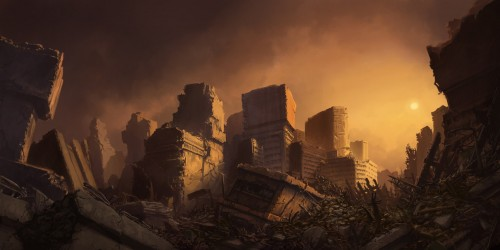
#> input picture source/imput1.jpeg, 500 x 250 px, found by its file name
$ python 19_gamma.py
#> lines starting #> are read from the running program, lines starting #| are printed output that depends on the picture
import cv2
import numpy as np

# Open the image.
img = cv2.imread('source/imput1.jpeg',0)
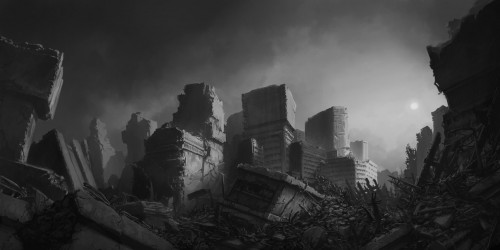
#> img: shape (250, 500); min 3, max 226, mean 58.9

cv2.imshow('Original',img)
# Trying 4 gamma values.
for gamma in [0.1, 0.5, 1.2, 2.2]:

	# Apply gamma correction.
	gamma_corrected = np.array(255*(img / 255) ** gamma, dtype = 'uint8')

	# Save edited images.
	cv2.imshow('gamma_transformed'+str(gamma)+'.jpg', gamma_corrected)
#> this loop made 4 passes
#> pass 1, `gamma_corrected = np.array(255*(img / 255) ** gamma, dtype = 'uint8')`:
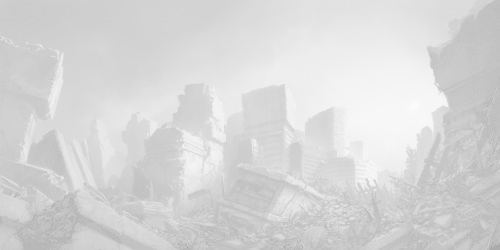
#> gamma_corrected: shape (250, 500); min 163, max 251, mean 214.9
#> pass 2, `gamma_corrected = np.array(255*(img / 255) ** gamma, dtype = 'uint8')`:
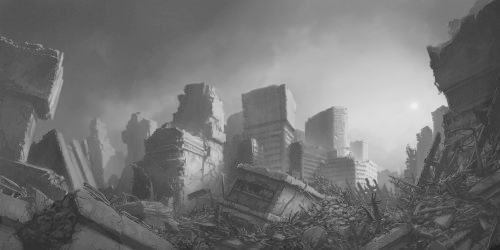
#> gamma_corrected: shape (250, 500); min 27, max 240, mean 114.7


# Function to map each intensity level to output intensity level.
def pixelVal(pix, r1, s1, r2, s2):
    if (0 <= pix and pix <= r1):
        return (s1 / r1)*pix
    elif (r1 < pix and pix <= r2):
        return ((s2 - s1)/(r2 - r1)) * (pix - r1) + s1
    else:
        return ((255 - s2)/(255 - r2)) * (pix - r2) + s2

# Open the image.
img = cv2.imread('source/imput1.jpeg')
#> img is the input picture: shape (250, 500, 3); mean B, G, R 34.8, 52.4, 81

# Define parameters.
r1 = 70
s1 = 0
r2 = 140
s2 = 255

# Vectorize the function to apply it to each value in the Numpy array.
pixelVal_vec = np.vectorize(pixelVal)

# Apply contrast stretching.
contrast_stretched = pixelVal_vec(img, r1, s1, r2, s2)
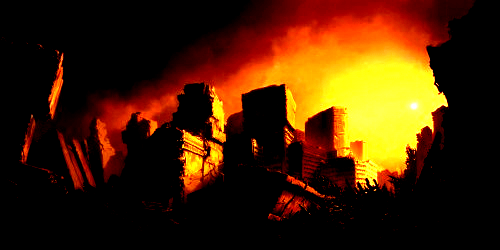
#> contrast_stretched: shape (250, 500, 3) float64; mean B, G, R 3.6, 33.8, 67.5

# Save edited image.
cv2.imshow('contrast_stretch.jpg', contrast_stretched)
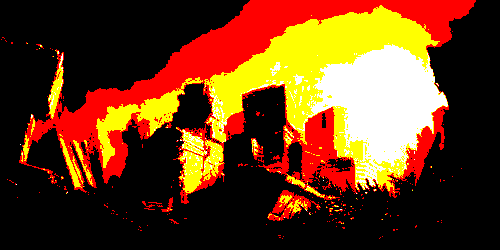
#> window 'contrast_stretch.jpg': shape (250, 500, 3); mean B, G, R 22.8, 58.1, 103.1

cv2.waitKey(0)
cv2.destroyAllWindows()

$ run again, with source/input2.jpeg copied over source/imput1.jpeg
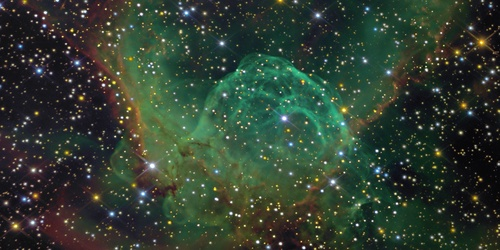
#> input picture source/input2.jpeg, 500 x 250 px, found by its file name
#> the loop `for gamma in [0.1, 0.5, 1.2, 2.2]:` made 4 passes
#> pass 1, `gamma_corrected = np.array(255*(img / 255) ** gamma, dtype = 'uint8')`:
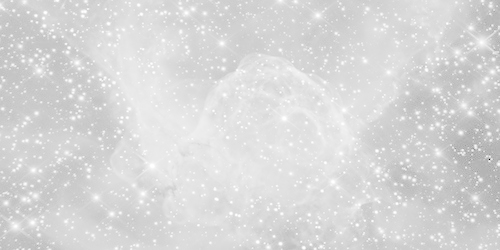
#> gamma_corrected: shape (250, 500); min 0, max 255, mean 215.8
#> img is the input picture: shape (250, 500, 3); mean B, G, R 49.4, 62.5, 48.9
#> `cv2.imshow('contrast_stretch.jpg', contrast_stretched)`:
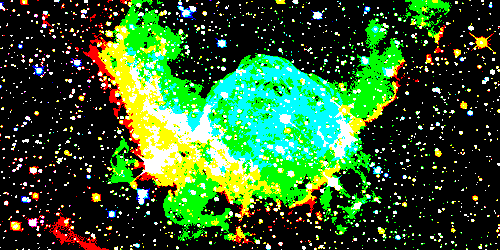
#> window 'contrast_stretch.jpg': shape (250, 500, 3); mean B, G, R 41.6, 91.9, 48.2

$ run again, with source/cat_damaged.png saved as source/imput1.jpeg
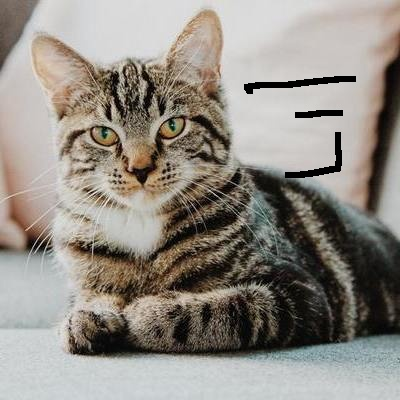
#> input picture source/cat_damaged.png, 400 x 400 px, found by its file name
#> the loop `for gamma in [0.1, 0.5, 1.2, 2.2]:` made 4 passes
#> pass 1, `gamma_corrected = np.array(255*(img / 255) ** gamma, dtype = 'uint8')`:
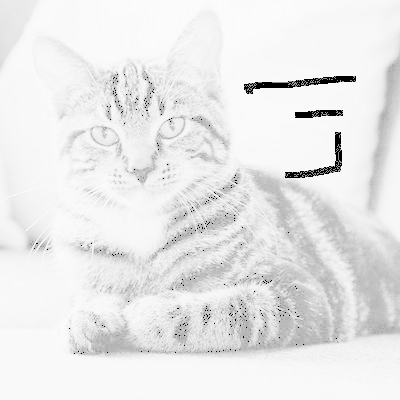
#> gamma_corrected: shape (400, 400); min 0, max 253, mean 232.9
#> img is the input picture: shape (400, 400, 3); mean B, G, R 132.1, 139.8, 145.4
#> `cv2.imshow('contrast_stretch.jpg', contrast_stretched)`:
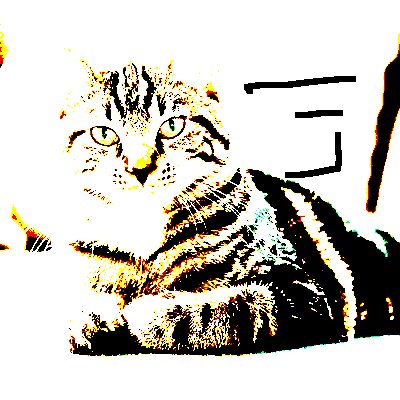
#> window 'contrast_stretch.jpg': shape (400, 400, 3); mean B, G, R 189.2, 198.6, 203.5

$ run again, with source/do_nawab.png saved as source/imput1.jpeg
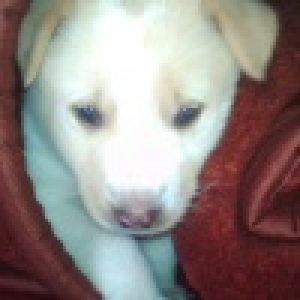
#> input picture source/do_nawab.png, 100 x 100 px, found by its file name (shown 3 times larger)
#> `img = cv2.imread('source/imput1.jpeg',0)`:
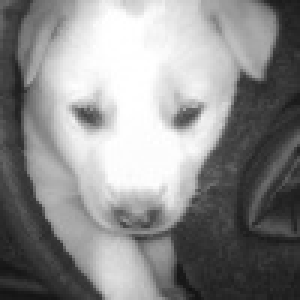
#> img: shape (100, 100) (shown 3 times larger); min 17, max 255, mean 139.5
#> img is the input picture: shape (100, 100, 3); mean B, G, R 133.4, 136.7, 147.2
#> `cv2.imshow('contrast_stretch.jpg', contrast_stretched)`:
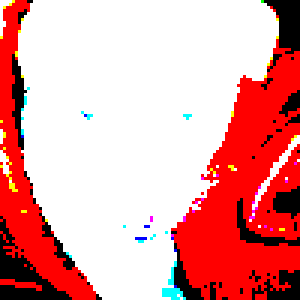
#> window 'contrast_stretch.jpg': shape (100, 100, 3) (shown 3 times larger); mean B, G, R 158.8, 159.2, 229.9
